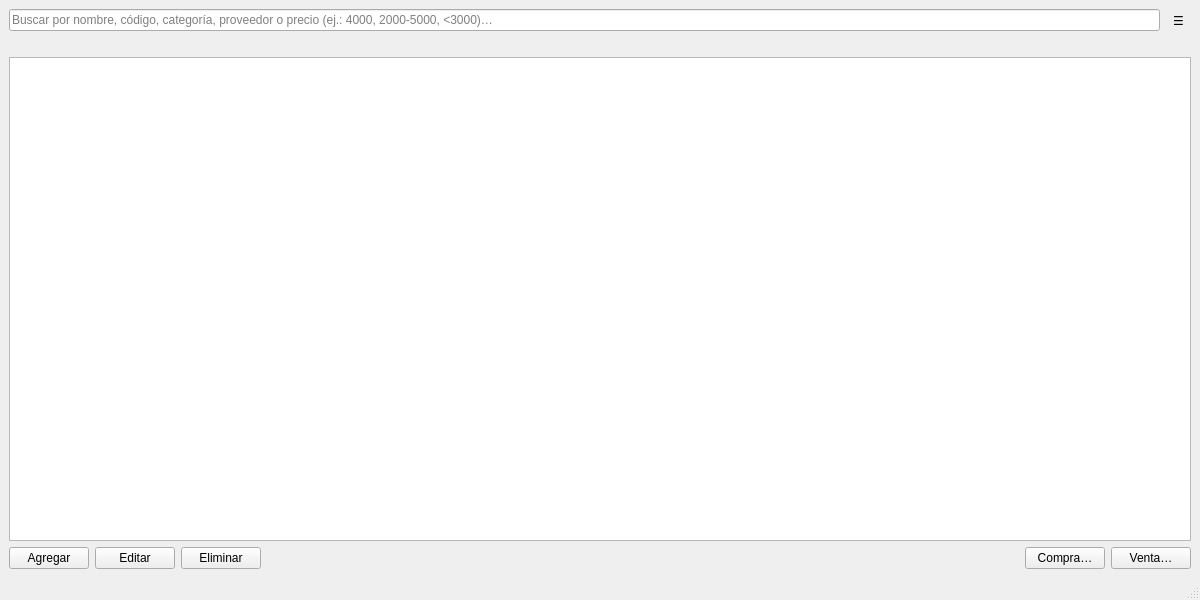
<?xml version="1.0" encoding="UTF-8"?>
<ui version="4.0">
 <class>MainWindow</class>
 <widget class="QMainWindow" name="MainWindow">
  <property name="geometry">
   <rect>
    <x>0</x>
    <y>0</y>
    <width>1200</width>
    <height>600</height>
   </rect>
  </property>
  <property name="windowTitle">
   <string>Gestor de Stock</string>
  </property>
  <widget class="QWidget" name="centralwidget">
   <layout class="QVBoxLayout" name="layoutPrincipal">
    <item>
     <layout class="QHBoxLayout" name="layoutSuperior">
      <item>
       <widget class="QLineEdit" name="inputBuscar">
        <property name="placeholderText">
         <string>Buscar por nombre, código, categoría, proveedor o precio (ej.: 4000, 2000-5000, &lt;3000)…</string>
        </property>
        <property name="clearButtonEnabled">
         <bool>true</bool>
        </property>
       </widget>
      </item>
      <item>
       <widget class="QToolButton" name="btnMenu">
        <property name="toolTip">
         <string>Menú</string>
        </property>
        <property name="text">
         <string>☰</string>
        </property>
        <property name="popupMode">
         <enum>QToolButton::InstantPopup</enum>
        </property>
        <property name="autoRaise">
         <bool>true</bool>
        </property>
       </widget>
      </item>
     </layout>
    </item>
    <item>
     <widget class="QLabel" name="labelAvisos">
      <property name="toolTip">
       <string>Productos con poco stock, vencidos o por vencer</string>
      </property>
      <property name="textFormat">
       <enum>Qt::TextFormat::RichText</enum>
      </property>
     </widget>
    </item>
    <item>
     <widget class="QTableView" name="tablaProductos">
      <property name="contextMenuPolicy">
       <enum>Qt::CustomContextMenu</enum>
      </property>
      <property name="editTriggers">
       <set>QAbstractItemView::NoEditTriggers</set>
      </property>
      <property name="alternatingRowColors">
       <bool>true</bool>
      </property>
      <property name="selectionMode">
       <enum>QAbstractItemView::ExtendedSelection</enum>
      </property>
      <property name="selectionBehavior">
       <enum>QAbstractItemView::SelectRows</enum>
      </property>
      <property name="sortingEnabled">
       <bool>true</bool>
      </property>
     </widget>
    </item>
    <item>
     <layout class="QHBoxLayout" name="layoutBotones">
      <item>
       <widget class="QPushButton" name="btnAgregar">
        <property name="text">
         <string>Agregar</string>
        </property>
       </widget>
      </item>
      <item>
       <widget class="QPushButton" name="btnEditar">
        <property name="text">
         <string>Editar</string>
        </property>
       </widget>
      </item>
      <item>
       <widget class="QPushButton" name="btnEliminar">
        <property name="text">
         <string>Eliminar</string>
        </property>
       </widget>
      </item>
      <item>
       <spacer name="espaciador">
        <property name="orientation">
         <enum>Qt::Horizontal</enum>
        </property>
        <property name="sizeHint" stdset="0">
         <size>
          <width>40</width>
          <height>20</height>
         </size>
        </property>
       </spacer>
      </item>
      <item>
       <widget class="QPushButton" name="btnCompra">
        <property name="toolTip">
         <string>Registrar una compra de los productos seleccionados (suma stock)</string>
        </property>
        <property name="text">
         <string>Compra…</string>
        </property>
       </widget>
      </item>
      <item>
       <widget class="QPushButton" name="btnVenta">
        <property name="toolTip">
         <string>Registrar una venta de los productos seleccionados (baja el stock y suma el importe)</string>
        </property>
        <property name="text">
         <string>Venta…</string>
        </property>
       </widget>
      </item>
     </layout>
    </item>
   </layout>
  </widget>
  <widget class="QStatusBar" name="statusbar"/>
  <action name="actionImportar">
   <property name="text">
    <string>Importar desde Excel…</string>
   </property>
  </action>
  <action name="actionExportar">
   <property name="text">
    <string>Exportar a CSV…</string>
   </property>
  </action>
  <action name="actionBackup">
   <property name="text">
    <string>Hacer copia de seguridad</string>
   </property>
  </action>
  <action name="actionColumnas">
   <property name="text">
    <string>Columnas de la tabla…</string>
   </property>
  </action>
  <action name="actionSincronizar">
   <property name="text">
    <string>Sincronizar con el celular…</string>
   </property>
  </action>
  <action name="actionReportes">
   <property name="text">
    <string>Reportes y avisos…</string>
   </property>
  </action>
  <action name="actionHistorial">
   <property name="text">
    <string>Historial de ventas y compras…</string>
   </property>
  </action>
  <action name="actionAcerca">
   <property name="text">
    <string>Acerca de</string>
   </property>
  </action>
 </widget>
 <resources/>
 <connections/>
</ui>
